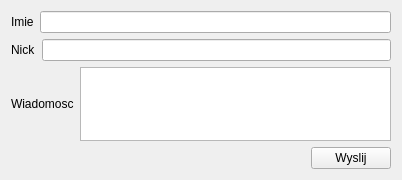
<?xml version="1.0" encoding="UTF-8"?>
<ui version="4.0">
 <class>Widget</class>
 <widget class="QWidget" name="Widget">
  <property name="geometry">
   <rect>
    <x>0</x>
    <y>0</y>
    <width>402</width>
    <height>180</height>
   </rect>
  </property>
  <property name="windowTitle">
   <string>Widget</string>
  </property>
  <layout class="QVBoxLayout" name="verticalLayout">
   <item>
    <layout class="QHBoxLayout" name="horizontalLayout">
     <item>
      <widget class="QLabel" name="label">
       <property name="text">
        <string>Imie</string>
       </property>
      </widget>
     </item>
     <item>
      <widget class="QLineEdit" name="lineEdit"/>
     </item>
    </layout>
   </item>
   <item>
    <layout class="QHBoxLayout" name="horizontalLayout_2">
     <item>
      <widget class="QLabel" name="label_2">
       <property name="text">
        <string>Nick</string>
       </property>
      </widget>
     </item>
     <item>
      <widget class="QLineEdit" name="lineEdit_2"/>
     </item>
    </layout>
   </item>
   <item>
    <layout class="QHBoxLayout" name="horizontalLayout_3">
     <item>
      <widget class="QLabel" name="label_3">
       <property name="text">
        <string>Wiadomosc</string>
       </property>
      </widget>
     </item>
     <item>
      <widget class="QTextEdit" name="textEdit"/>
     </item>
    </layout>
   </item>
   <item>
    <layout class="QHBoxLayout" name="horizontalLayout_4">
     <item>
      <spacer name="horizontalSpacer">
       <property name="orientation">
        <enum>Qt::Horizontal</enum>
       </property>
       <property name="sizeHint" stdset="0">
        <size>
         <width>40</width>
         <height>20</height>
        </size>
       </property>
      </spacer>
     </item>
     <item>
      <widget class="QPushButton" name="pushButton">
       <property name="text">
        <string>Wyslij</string>
       </property>
      </widget>
     </item>
    </layout>
   </item>
  </layout>
 </widget>
 <resources/>
 <connections/>
</ui>
